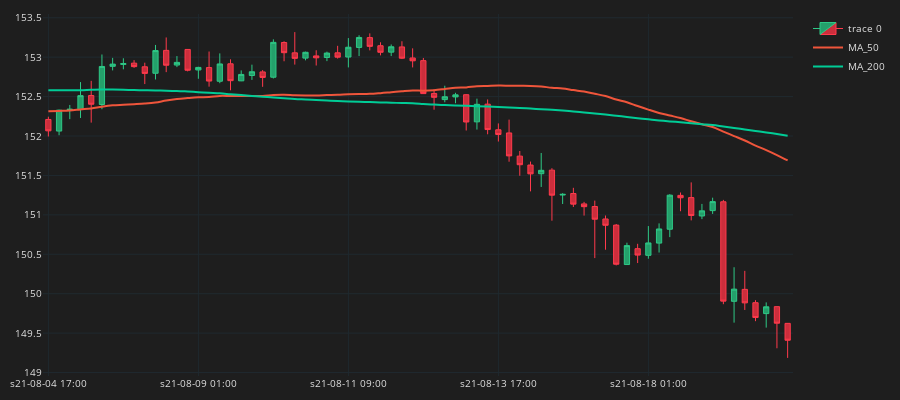

Notebook cell for this chart:
### Code cell
cp =CandlePlot(df_an.iloc[230:300])
cp.show_plot(line_traces=[MA_S, MA_L])
